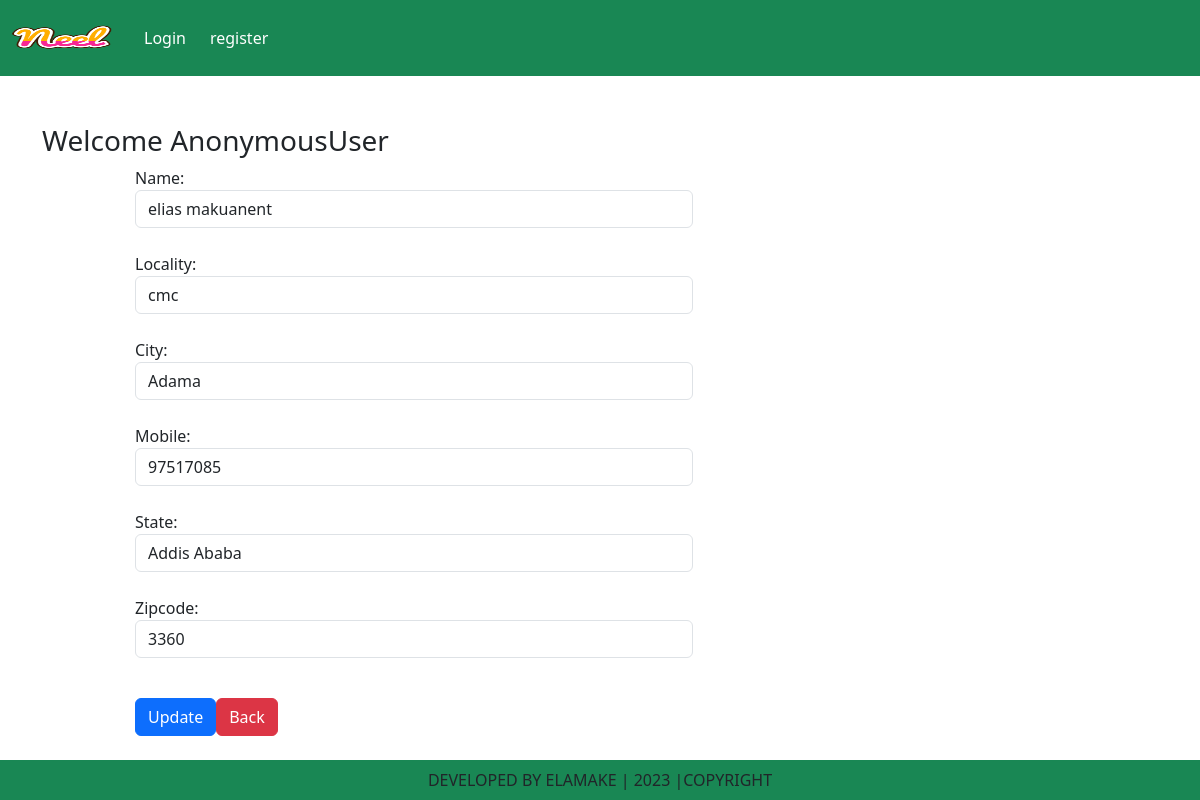
Screenshot of /update-address/3 with the database file from the repository.
### ec/models.py (models this page shows, shortened)
class Customer(models.Model):
    user=models.field_name = models.ForeignKey(User, on_delete=models.CASCADE)
    name=models.CharField(max_length=200)
    locality=models.CharField(max_length=200)
    city= models.CharField(max_length=50)
    mobile=models.IntegerField(default=0)
    zipcode=models.IntegerField()
    state=models.CharField(choices=STATE_CHOICES,max_length=100)

### ec/views.py (the view, shortened to what this page needs)
# urls.py: path("update-address/<int:pk>", views.update.as_view(), name="update"),
class update(View):
    def get(self,request,pk):
        add=Customer.objects.get(pk=pk)
        form=CustomerProfileForm(instance=add)
        return render(request,"update.html",locals())

### ec/forms.py
class CustomerProfileForm(forms.ModelForm):
    class Meta:
        model = Customer
        fields=['name','locality','city','mobile','state','zipcode']
        widgets={
        'name':forms.TextInput(attrs={'class':'form-control'}),
        'locality':forms.TextInput(attrs={'class':'form-control'}),
        'city':forms.TextInput(attrs={'class':'form-control'}),
        'mobile':forms.NumberInput(attrs={'class':'form-control'}),
        'state':forms.Select(attrs={'class':'form-control'}),
        'zipcode':forms.TextInput(attrs={'class':'form-control'}),
    }

### ec/templates/update.html (shortened to what this page needs)
{%extends 'base.html'%}
{% load static %}
{% block main-content %}
<div class="container my-5">
    <div class="row">
        <h3>Welcome <span class="text-capitalize">{{request.user}}</span></h3>
    </div>
    <div class="col-sm-6 offset-sm-1">
        <form action="" method="post">
            {% for fm in form %}
                {{fm.label_tag}} {{fm}} <small class="text-danger">{{fm.errors|striptags}}</small><br>
            {% endfor %}
            <div class="col-12 mt-3">
                <button type="submit" class="btn btn-primary">Update</button><a href="{%url 'address'%}" type='button' class='btn btn-danger'>Back</a>
            </div>
        </form>
    </div>
</div>
{%endblock main-content%}

### rows the page displays
Customer: form "elias makuanent" "cmc" "Adama" "97517085" "Addis Ababa" "3360"

### other values shown
{{ request.user }} "AnonymousUser"
{{ fm.label_tag }} "Name:" "Locality:" "City:" "Mobile:" "State:" "Zipcode:"
